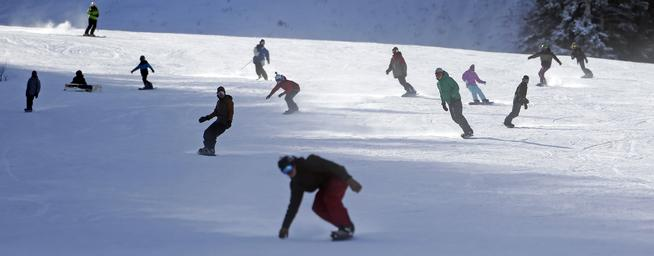
#> input picture vezbe/v1-cv-basics/images/snowboarders.jpg, 654 x 256 px, found by its file name
$ jupyter execute snowboarders.ipynb   (shell and % lines are left out)   (Python 2 division)   (older library calls are emulated)
#> lines starting #> are read from the running program, lines starting #| are printed output that depends on the picture; after the words box and inside, x2 and y2 are one past the last pixel; in counts of white or black regions, pixels touching at a corner belong together
# Autor: Filip Savić

[cell 1]
import matplotlib.pyplot as plt
# iscrtavanje slika i plotova unutar samog browsera

import matplotlib.pylab as pylab
# prikaz vecih slika
pylab.rcParams['figure.figsize'] = 16,12

import numpy as np
import cv2

img_snowboarders = cv2.imread('../slike/snowboarders.jpg')
#> img_snowboarders is the input picture: shape (256, 654, 3); mean B, G, R 177.3, 153.9, 144.5
img_snowboarders = cv2.cvtColor(img_snowboarders, cv2.COLOR_BGR2RGB)
plt.imshow(img_snowboarders)

img_snowboarders_gs = cv2.cvtColor(img_snowboarders, cv2.COLOR_RGB2GRAY) # konvert u grayscale
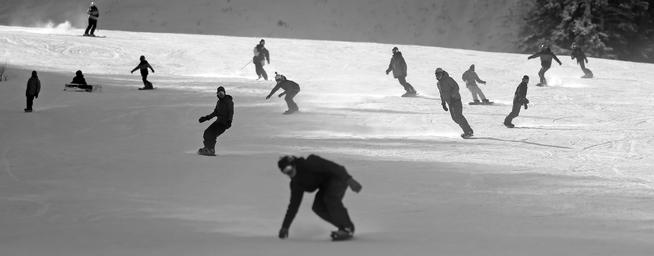
#> img_snowboarders_gs: shape (256, 654); min 0, max 255, mean 153.8
img_snowboarders_bin = cv2.adaptiveThreshold(img_snowboarders_gs, 255, cv2.ADAPTIVE_THRESH_GAUSSIAN_C, cv2.THRESH_BINARY, 151, 40)
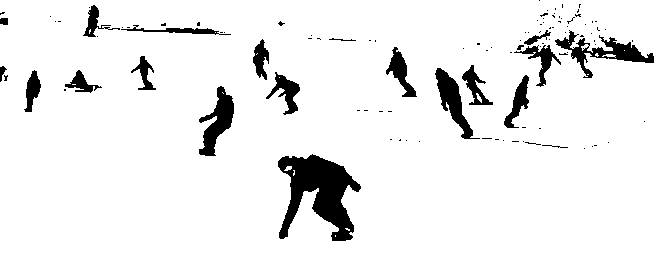
#> img_snowboarders_bin: shape (256, 654); 92.6% white; 108 black regions (87 under 20 px), largest, box (x1, y1, x2, y2) and area: (278, 154, 361, 241) 3712, (555, 30, 654, 78) 1284, (199, 86, 234, 156) 1130

img_ero = img_snowboarders_bin.copy()
kernel = cv2.getStructuringElement(cv2.MORPH_RECT, (2, 2))
img_ero = cv2.erode(img_snowboarders_bin, kernel, iterations=1)
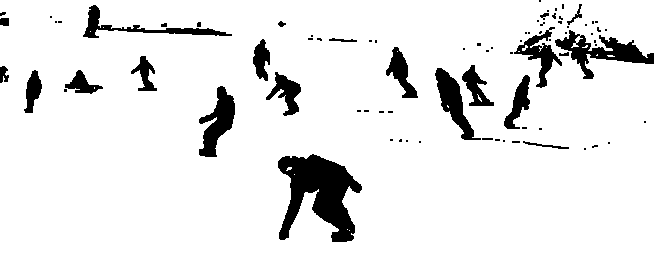
#> img_ero: shape (256, 654); 91% white; 81 black regions (57 under 20 px), largest, box (x1, y1, x2, y2) and area: (278, 154, 362, 242) 4023, (555, 30, 654, 79) 1636, (199, 86, 235, 157) 1272
kernel = cv2.getStructuringElement(cv2.MORPH_RECT, (1, 3))
img_ero = cv2.dilate(img_ero, kernel, iterations=1)
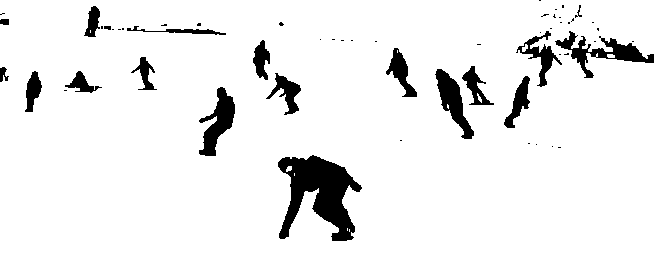
#> img_ero: shape (256, 654); 92.6% white; 56 black regions (37 under 20 px)

img_with_conts, contours, hierarchy = cv2.findContours(img_ero, cv2.RETR_LIST, cv2.CHAIN_APPROX_SIMPLE)
#> contours = 68 contours, 50 with area under 20; largest, box (x1, y1, x2, y2) and area: (0, 0, 654, 256) 164850, (277, 154, 363, 242) 3986, (198, 86, 236, 157) 1248, (434, 68, 475, 140) 1156, (515, 30, 563, 88) 823

img = img_snowboarders.copy()

contours_snowboarders = [] #ovde ce biti samo konture koje oznacavaju snoubordere
for contour in contours:
    x,y,width,height = cv2.boundingRect(contour) # x i y su koordinate gornjeg lijevog tjemena pravougaonika
    if height > 20 and width < 200:
        contours_snowboarders.append(contour)
#> this loop made 68 passes
#> (x, y, width, height) on passes 4, 5, 6, 9, 10, 12, 13, 14, 15, 16, 17, 18: (286, 166, 6, 6), (277, 154, 86, 88), (557, 146, 5, 3), (527, 142, 4, 3), (399, 139, 4, 3), (477, 93, 5, 10), (63, 89, 5, 3), (198, 86, 38, 71), (503, 75, 28, 54), (265, 72, 37, 44), (64, 70, 39, 24), (24, 70, 19, 43)
#> (contour, x, y, width, height) on passes 1, 2, 3, 7, 8, 11: ([[349, 229], [349, 231]], 349, 229, 1, 3), ([[347, 228], [347, 230]], 347, 228, 1, 3), ([[294, 173], [294, 175]], 294, 173, 1, 3), ([[551, 146], [552, 145], [553, 146], [552, 147]], 551, 145, 3, 3), ([[535, 144], [536, 143], [537, 144], [536, 145]], 535, 143, 3, 3), ([[447, 104], [447, 107], [448, 108], [448, 105]], 447, 104, 2, 5)
#> after the loop, contours_snowboarders = 13 contours; largest, box (x1, y1, x2, y2) and area: (277, 154, 363, 242) 3986, (198, 86, 236, 157) 1248, (434, 68, 475, 140) 1156, (515, 30, 563, 88) 823, (385, 47, 418, 98) 656

cv2.drawContours(img, contours_snowboarders, -1, (255, 0, 0), 1)
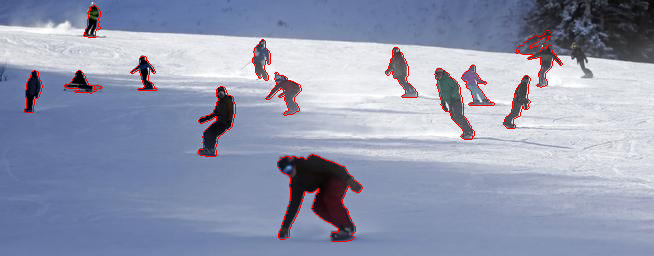
#> img: shape (256, 654, 3); mean R, G, B 145.9, 152.1, 175.3
plt.imshow(img)

[cell 2]
print len(contours_snowboarders)
#| 13

$ run again, with vezbe/v1-cv-basics/images/bulbs.jpg copied over vezbe/v1-cv-basics/images/snowboarders.jpg
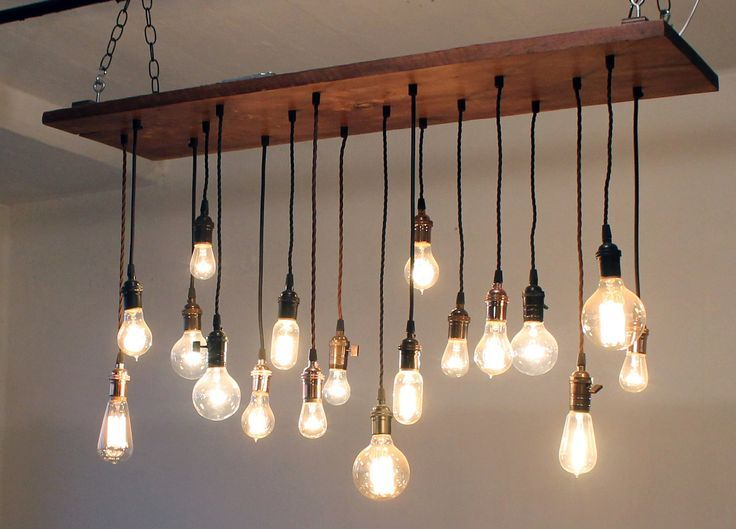
#> input picture vezbe/v1-cv-basics/images/bulbs.jpg, 736 x 529 px, found by its file name
#> img_snowboarders is the input picture: shape (529, 736, 3); mean B, G, R 103.3, 117.8, 137.8
#> `img_snowboarders_bin = cv2.adaptiveThreshold(img_snowboarders_gs, 255,..`:
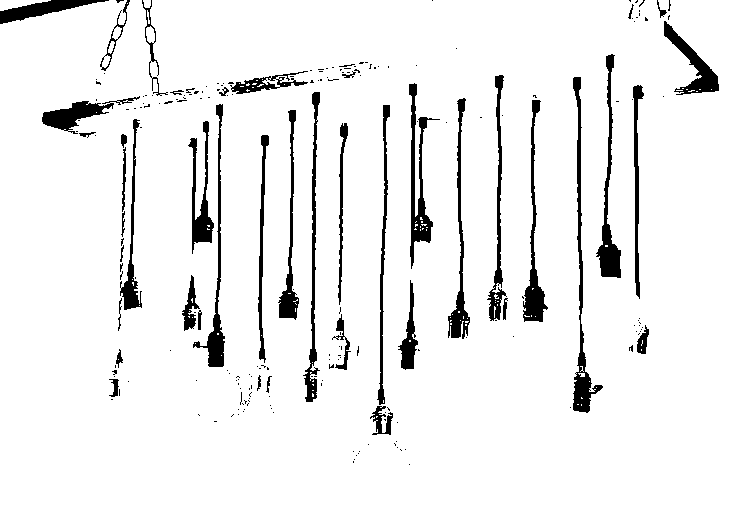
#> img_snowboarders_bin: shape (529, 736); 93.4% white; 223 black regions (179 under 20 px), largest, box (x1, y1, x2, y2) and area: (573, 77, 603, 413) 1771, (409, 83, 440, 269) 1552, (596, 54, 621, 278) 1479
#> contours = 151 contours, 100 with area under 20; largest, box (x1, y1, x2, y2) and area: (0, 0, 736, 529) 385516, (572, 77, 605, 414) 2459, (408, 83, 435, 270) 2140, (304, 92, 322, 403) 1953, (596, 54, 623, 279) 1894
#> the loop `for contour in contours:` made 151 passes
#> (x, y, width, height) on passes 1, 2, 4: (352, 459, 4, 5), (358, 451, 3, 4), (394, 443, 4, 4)
#> after the loop `for contour in contours:`: contours_snowboarders = 25 contours; largest, box (x1, y1, x2, y2) and area: (572, 77, 605, 414) 2459, (408, 83, 435, 270) 2140, (304, 92, 322, 403) 1953, (596, 54, 623, 279) 1894, (369, 105, 392, 436) 1862
#> `cv2.drawContours(img, contours_snowboarders, -1, (255, 0, 0), 1)`:
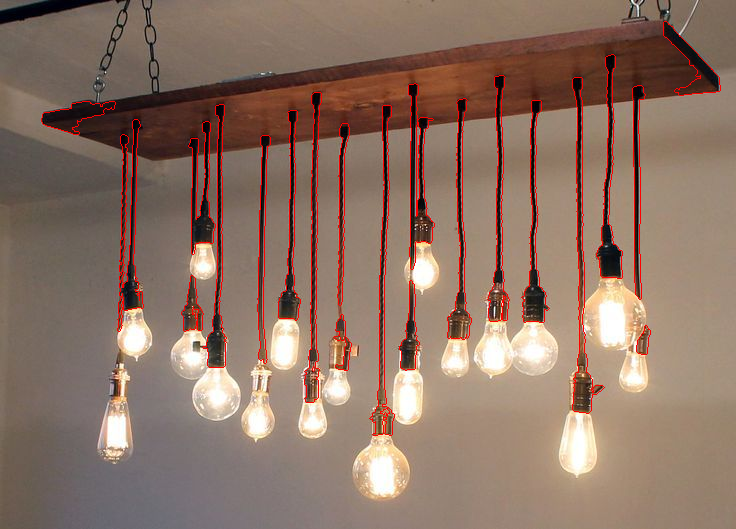
#> img: shape (529, 736, 3); mean R, G, B 140.8, 115.1, 101
#| 25
